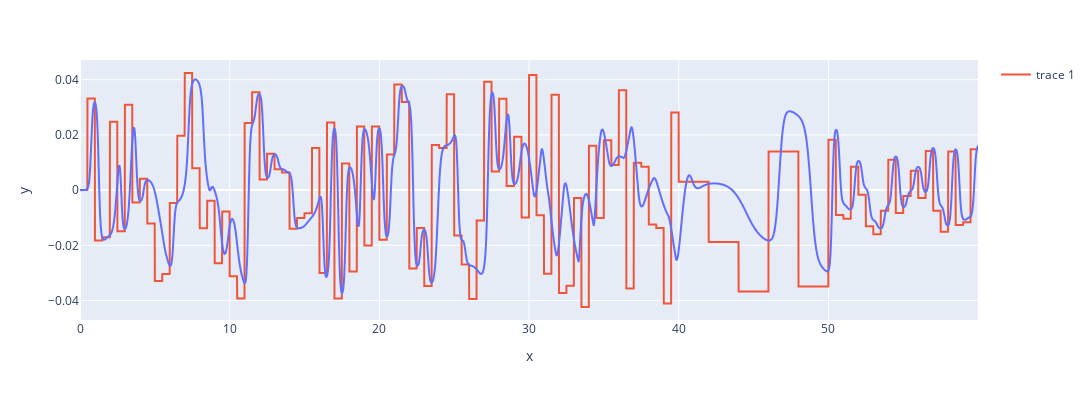

Notebook code cell kept with this figure:
### Markdown cell above
## Entrada

### Code cell
np.random.seed(48)
dt = 0.01
maxT= 500

size = 60
step = 0.5
div = int(size // step)

t = np.arange(0, size, dt)
stairs = np.zeros(t.shape)
uv = np.zeros(t.shape)

urange = (np.pi / 180) * 2.43
mag = np.random.uniform(-urange, urange, div)
mag[0] = 0
rt = int(t.shape[0] / div)

vel = np.ones(mag.shape) * 16
vel[4] = 8
vel[6] = 10
vel[9] = 6
vel[10] = 6
vel[13] = 6
vel[15] = 4
mag[14] = (np.pi / 180) * 2.43

vel[18:20] = 10
vel[19] = 10

for i in range(1, 20):
    stairs[rt*i:rt*(i+1)] = mag[i]
    tn = t - i * step# - 0.25
    curve2 = 1/(1+np.exp(np.clip(-vel[i]*tn+4, -maxT, maxT)))
    uv += (mag[i] - mag[i-1]) * curve2

mag[22], mag[23] = -mag[23], -mag[22]
vel[20:22] = 8
vel[29:32] = 6
vel[[36,38]] = 8
vel[47] = 10
vel[48:50] = 6
vel[52] = 5
vel[53] = 6
vel[[56,58]] = 10
vel[59] = 6
mag[43] *= 0.9
for i in range(20, 60):
    stairs[rt*i:rt*(i+1)] = mag[i]
    tn = t - i * step# - 0.25
    curve2 = 1/(1+np.exp(np.clip(-vel[i]*tn+4, -maxT, maxT)))
    uv += (mag[i] - mag[i-1]) * curve2

vel[60:100] = 3
vel[61:63] = 4.5
vel[66] = 10
vel[67] = 2
vel[68] = 6
for i in range(60, 80):
    stairs[rt*i:rt*(i+1)] = mag[i]
    tn = t - i * step - 0.3
    curve2 = (1 - np.exp(-vel[i]*tn) - vel[i]*tn*np.exp(-vel[i]*tn)) * (tn >= 0)
    uv += (mag[i] - mag[i-1]) * curve2

mag[76] = mag[79]
mag[80] = 0.003
vel[80] = 6
vel[84] = 2
vel[88] = 1
vel[92] = 7
vel[96] = 6
mag[92] = (np.pi / 180) * 0.8
mag[96] = -(np.pi / 180) * 2.0
for i in range(0, 5):
    j = 80 + i * 4
    tn = t - j * step
    curve2 = 1/(1+np.exp(np.clip(-vel[j]*tn + 5, -maxT, maxT)))
    uv += (mag[j] - mag[j-4]) * curve2
    stairs[rt*j:rt*(j+4)] = mag[j]

mag[98] = -(np.pi / 180) * 2.0
mag[99] = -(np.pi / 180) * 2.1
mag[111] = (np.pi / 180) * 1
mag[116] = (np.pi / 180) * 2
mag[100] *= 0.5
mag[102:] = 0.4 * mag[102:]
for i in range(100, 120):
    stairs[rt*i:rt*(i+1)] = mag[i]
    tn = t - i * step
    curve2 = 1/(1+np.exp(np.clip(-vel[i]*tn+4, -maxT, maxT)))
    uv += (mag[i] - mag[i-1]) * curve2
    


begin = int(0 * 1e+2)
end = int(60 * 1e+2)
fig=px.line(x=t[begin:end], y=uv[begin:end], height=400, width=1300)
#fig.add_scatter(x=t[begin:end], y=un[begin:end], mode='lines')
fig.add_scatter(x=t[begin:end], y=stairs[begin:end], mode='lines')
#fig.add_scatter(x=t, y=d2u, mode='lines')
fig.show()

### Figure 1 — Plotly figure (JSON) as saved in the notebook; plotly's stock layout.template omitted (floating-point values rounded to 4 significant figures; data arrays with more than 128 entries replaced by an {"elided": "..."} marker saying what was removed)
{"data": [{"hovertemplate": "x=%{x}<br>y=%{y}<extra></extra>", "legendgroup": "", "line": {"color": "#636efa", "dash": "solid"}, "marker": {"symbol": "circle"}, "mode": "lines", "name": "", "showlegend": false, "type": "scattergl", "x": {"elided": "6000 float values"}, "xaxis": "x", "y": {"elided": "6000 float values"}, "yaxis": "y"}, {"mode": "lines", "type": "scatter", "x": {"elided": "6000 float values"}, "y": {"elided": "6000 float values"}}], "layout": {"height": 400, "legend": {"tracegroupgap": 0}, "margin": {"t": 60}, "width": 1300, "xaxis": {"anchor": "y", "domain": [0, 1], "title": {"text": "x"}}, "yaxis": {"anchor": "x", "domain": [0, 1], "title": {"text": "y"}}}}
